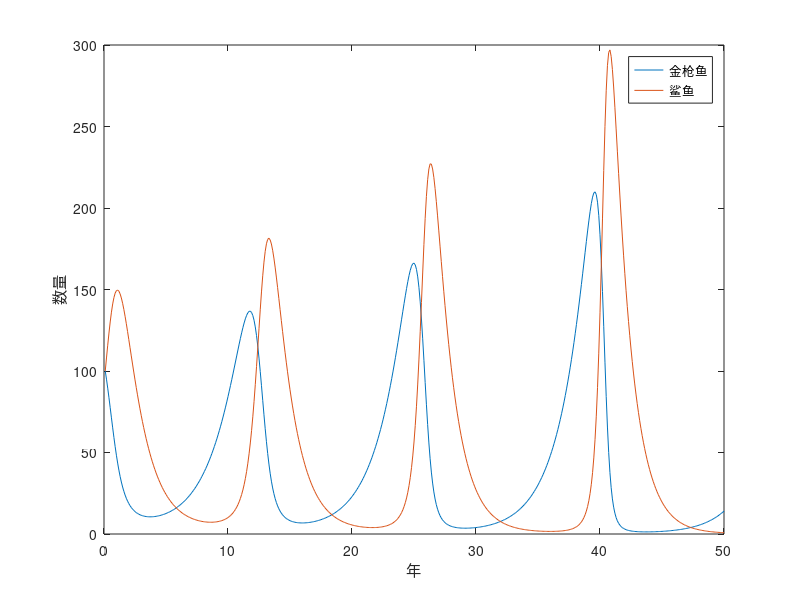

The MATLAB script that drew this image:
a1=0.5;
a2=0.01;
a3=0.015;
a4=0.7;
t=0.1;
X=zeros(1,500);
Y=zeros(1,500);
X(1)=100;
Y(1)=100;
for i=1:499
    X(i+1)=X(i)+(a1*X(i)-a2*X(i)*Y(i))*t;
    Y(i+1)=Y(i)+(a3*X(i)*Y(i)-a4*Y(i))*t;
end
x=linspace(0.1,50,500);
plot(x,X,x,Y);
legend('金枪鱼','鲨鱼')
xlabel('年')
ylabel('数量')